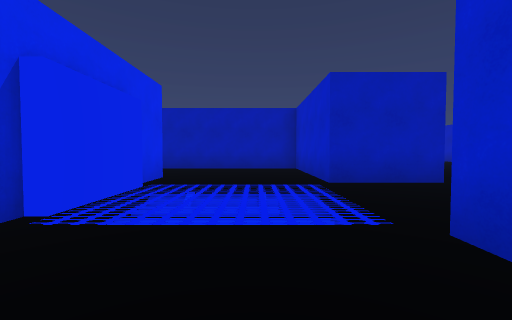
view 1 (above)

15 first-person views from a walk through a Unity game level. The camera is 1.2 m above the floor, tilts 2° down and sees 90° across. The floor is counted in squares, 2 m on a side. Each view is taken from the middle of a square. On the plan, view 1 faces up. The plan holds only what a view shows up to about 9 squares ahead; the rest is blank. The place goes on beyond the plan.

view 2
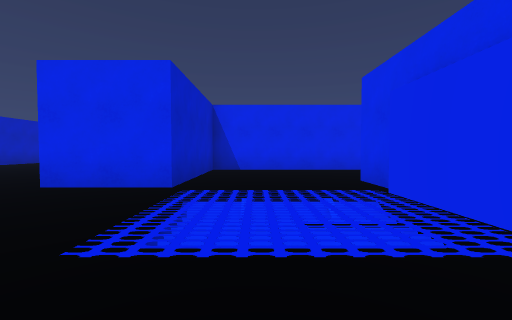

view 3
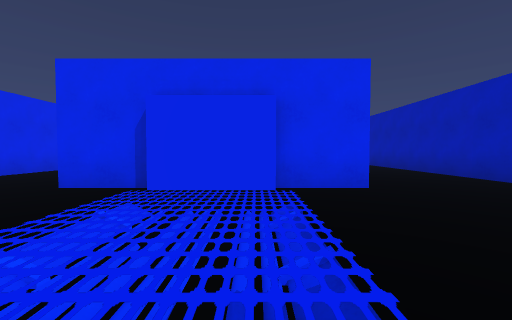

view 4
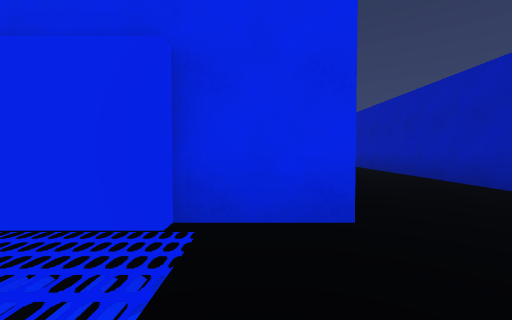

view 5
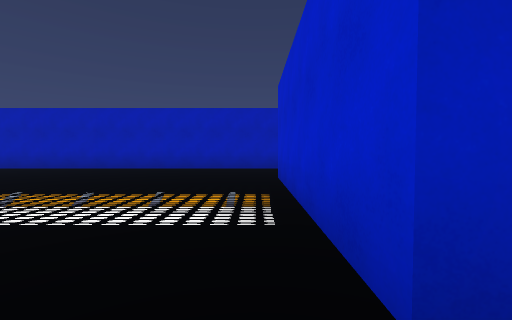

view 6
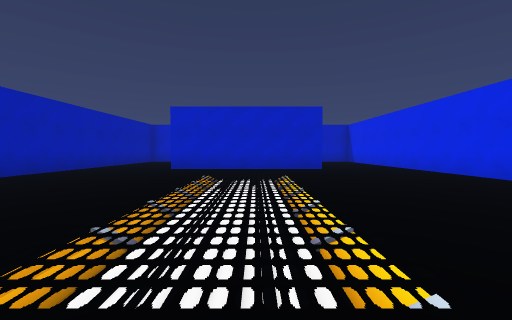

view 7
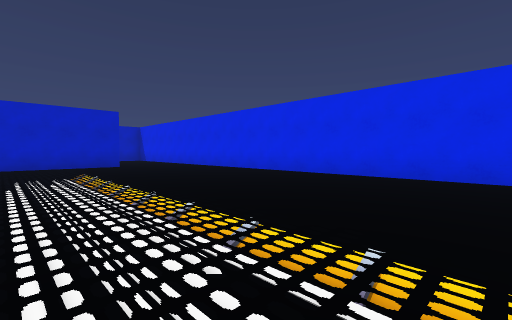

view 8
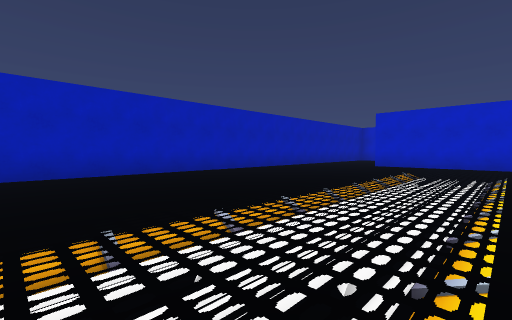

view 9
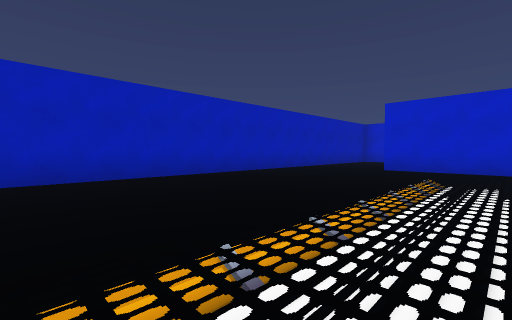

view 10
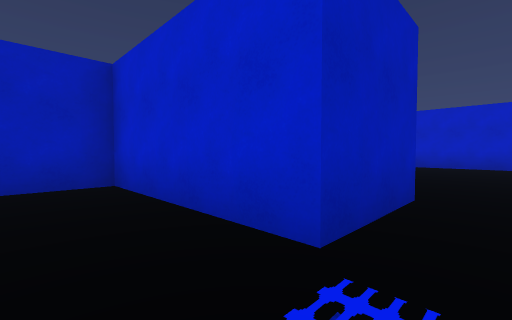

view 11
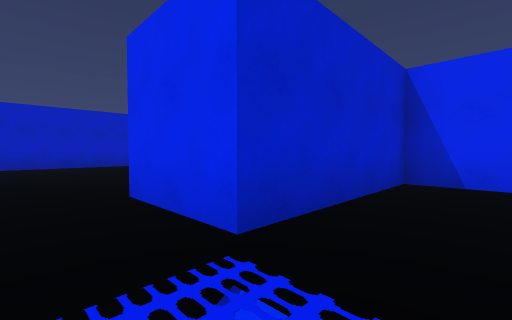

view 12
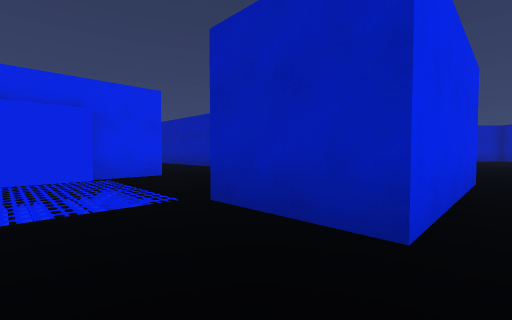

view 13
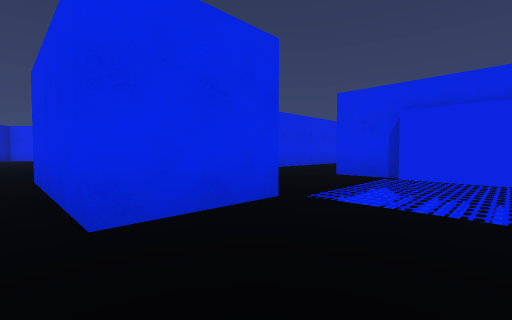

view 14
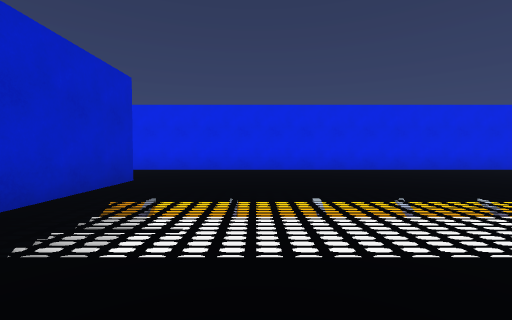

view 15
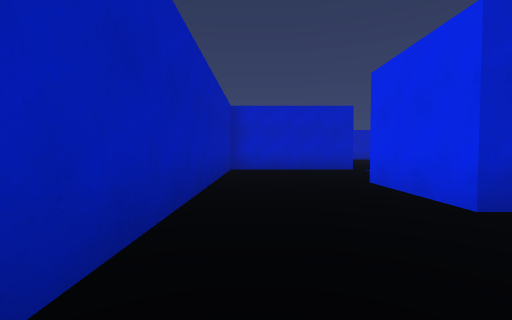

### Floor plan
Points are (right, up) in squares from view 1. A wall is a line through its corners. A room is listed if a view was taken in it or the views show most of it. See-through windows are left out.
Room 1 (views 1, 2, 3, 4, 5, 6, 7, 8, 9, 10, 11, 14, 15)
walls: (-4.1, 0.8) (-4.5, 0.8) (-4.5, 5.8) (-2.1, 5.8) (-2.1, 4.2); (-2.1, 2.4) (-2.1, 0.8); (-1.9, 4.4) (-1.9, 2.2); (-15.2, -2.2) (1.4, -2.2) (1.4, 1.8) (3.6, 1.8); (3.6, 4.8) (1.4, 4.8) (1.4, 8.8) (-15.1, 8.8)
Room 2 (views 12, 13)
walls: (3.6, 1.8) (3.6, -2.5); (10.9, 1.1) (10.9, 5.9); (3.6, 9.1) (3.6, 4.8)

Where each view was taken, in squares from view 1:
view 1: 0 up, 0 right, facing up
view 2: 6 up, 0 right, facing down
view 3: 4 up, 2 right, facing left
view 4: 5 up, 0 right, facing left
view 5: 0 up, 5 left, facing up
view 6: 3 up, 13 left, facing right
view 7: 4 up, 15 left, facing down-right
view 8: 2 up, 15 left, facing up-right
view 9: 3 up, 13 left, facing up-right
view 10: 4 up, 0 right, facing up-right
view 11: 3 up, 0 right, facing down-right
view 12: 3 up, 4 right, facing up-left
view 13: 4 up, 4 right, facing down-left
view 14: 6 up, 7 left, facing down
view 15: 8 up, 7 left, facing right
